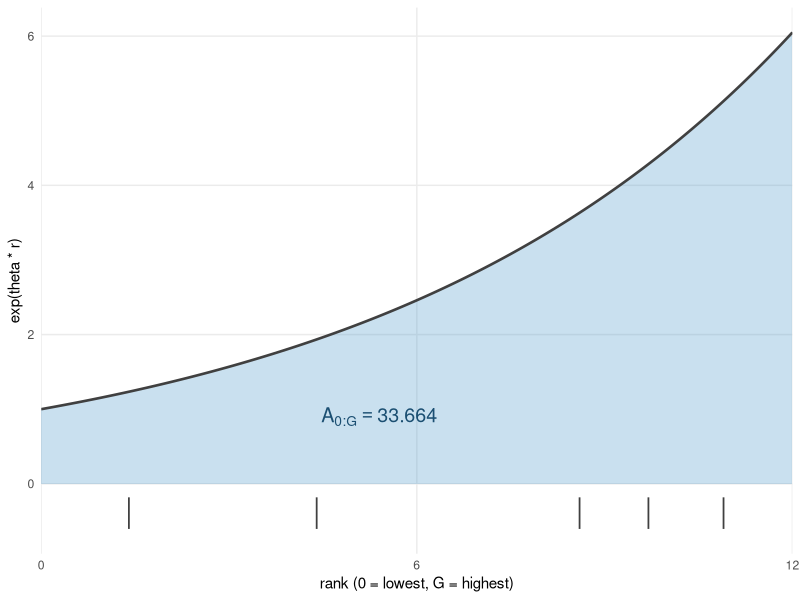
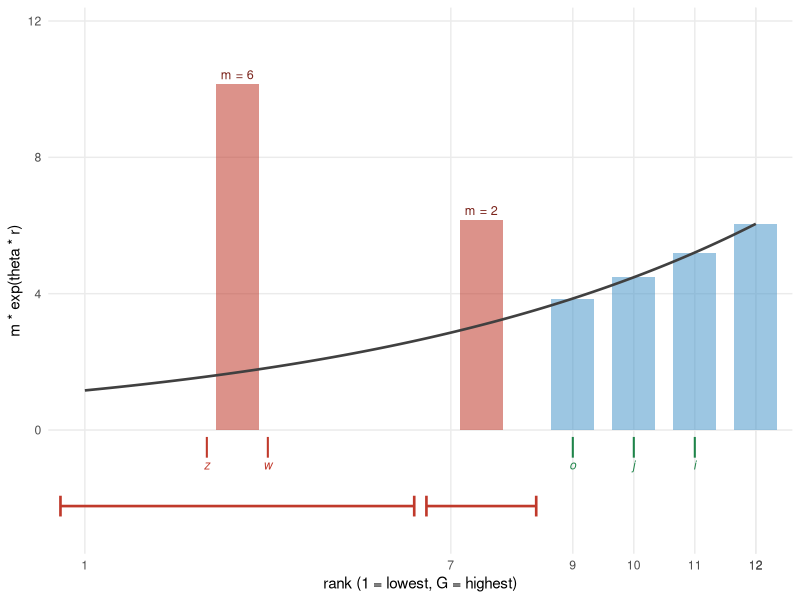

Reproduce these figures in R, in order.
## ---- chunk 1
knitr::opts_chunk$set(
  collapse = TRUE,
  comment = "#>",
  fig.width = 8,
  fig.height = 4
)
options(width = 120)
library(ggplot2)
## ---- chunk 2
demo_theta <- 0.15
demo_G <- 12L
demo_lo <- 1L
demo_hi <- 6L
demo_m <- demo_hi - demo_lo + 1L
demo_mid <- (demo_lo + demo_hi) / 2

# Continuous positions on [0, G], then the same genes on the integer slots.
demo_cont <- c(z = 1.4, w = 4.4, o = 8.6, j = 9.7, i = 10.9)
demo_disc_exact <- c(o = 9L, j = 10L, i = 11L)
demo_disc_tied  <- c(z = 3L, w = 4L)

demo_top <- exp(demo_theta * demo_G)
tick_lo <- -demo_top * 0.10
tick_hi <- -demo_top * 0.03
lab_y <- -demo_top * 0.21
area_0G <- (exp(demo_theta * demo_G) - 1) / demo_theta

tilt_mass <- function(r, theta = demo_theta, G = demo_G) exp(theta * r)

tilt_Z <- function(theta = demo_theta, G = demo_G) {
  if (abs(theta) < 1e-10) {
    G
  } else {
    exp(theta) * (1 - exp(theta * G)) / (1 - exp(theta))
  }
}

area_Z <- tilt_Z()
area_block <- sum(tilt_mass(demo_lo:demo_hi))

# The gene universe by observed count: many genes share the lowest count, fewer
# share the next one, and the top of the ranking resolves into single slots.
# Occupancy sums to G, placing z, w in [1, 6] and o, j, i at 9, 10, 11.
demo_counts <- 0:5
demo_occ <- c(6L, 2L, 1L, 1L, 1L, 1L)
demo_block_hi <- cumsum(demo_occ)
demo_block_lo <- demo_block_hi - demo_occ + 1L
demo_block_mid <- (demo_block_lo + demo_block_hi) / 2

universe_picture <- function() {
  df <- data.frame(
    count = demo_counts,
    m = demo_occ,
    lo = demo_block_lo,
    hi = demo_block_hi,
    mid = demo_block_mid
  )
  df$y <- df$m * tilt_mass(df$mid)
  df$fill <- ifelse(df$m > 1, "#C0392B", "#4C97CB")
  df$label <- ifelse(df$m > 1, sprintf("m = %d", df$m), "")
  curve <- data.frame(x = seq(1, demo_G, length.out = 400))
  curve$y <- tilt_mass(curve$x)
  top <- max(df$y)
  tick_hi <- -top * 0.02
  tick_lo <- -top * 0.08
  brace_y <- -top * 0.22
  cap <- top * 0.03
  ties <- df[df$m > 1, ]
  caps <- data.frame(
    x = c(ties$lo - 0.4, ties$hi + 0.4),
    y = brace_y - cap,
    yend = brace_y + cap
  )
  # The five signature genes: o, j, i resolved, z and w inside the bottom tie.
  genes <- data.frame(
    x = c(unname(demo_disc_exact), unname(demo_disc_tied)),
    label = c(names(demo_disc_exact), names(demo_disc_tied)),
    colour = c(rep("#1E8449", length(demo_disc_exact)),
               rep("#C0392B", length(demo_disc_tied)))
  )

  ggplot(df, aes(mid, y, fill = fill)) +
    geom_col(width = 0.7, colour = NA, alpha = 0.55, show.legend = FALSE) +
    geom_text(aes(label = label), vjust = -0.5, size = 3.2, colour = "#7B241C") +
    geom_segment(
      data = ties,
      aes(x = lo - 0.4, xend = hi + 0.4, y = brace_y, yend = brace_y),
      colour = "#C0392B", linewidth = 0.9, inherit.aes = FALSE
    ) +
    geom_segment(
      data = caps,
      aes(x = x, xend = x, y = y, yend = yend),
      colour = "#C0392B", linewidth = 0.9, inherit.aes = FALSE
    ) +
    geom_segment(
      data = genes,
      aes(x = x, xend = x, y = tick_lo, yend = tick_hi, colour = colour),
      linewidth = 0.7, inherit.aes = FALSE
    ) +
    geom_text(
      data = genes,
      aes(x = x, y = tick_lo, label = label, colour = colour),
      vjust = 1.3, size = 3.1, fontface = "italic", inherit.aes = FALSE
    ) +
    scale_colour_identity() +
    geom_line(data = curve, aes(x, y), inherit.aes = FALSE,
              colour = "grey25", linewidth = 0.9) +
    scale_fill_identity() +
    scale_x_continuous(limits = c(0.4, demo_G + 0.6), expand = c(0, 0),
                       breaks = c(demo_block_lo, demo_G)) +
    coord_cartesian(ylim = c(brace_y * 1.3, max(df$y) * 1.15), clip = "off") +
    labs(x = "rank (1 = lowest, G = highest)",
         y = "m * exp(theta * r)") +
    theme_minimal() +
    theme(panel.grid.minor = element_blank())
}

cont_picture <- function(shade_all = TRUE, genes = unname(demo_cont)) {
  grid <- seq(0, demo_G, length.out = 400)
  curve <- data.frame(x = grid, y = tilt_mass(grid))
  p <- ggplot(curve, aes(x, y))
  if (shade_all) p <- p + geom_area(fill = "#4C97CB", alpha = 0.30)
  p <- p + geom_line(linewidth = 0.9, colour = "grey25")
  if (length(genes)) {
    g <- data.frame(x = genes)
    p <- p + geom_segment(
      data = g,
      aes(x = x, xend = x, y = tick_lo, yend = tick_hi),
      colour = "grey25", linewidth = 0.6, inherit.aes = FALSE
    )
  }
  p +
    scale_x_continuous(limits = c(0, demo_G), expand = c(0, 0),
                       breaks = c(0, demo_G / 2, demo_G)) +
    labs(x = "rank (0 = lowest, G = highest)",
         y = "exp(theta * r)") +
    theme_minimal() +
    theme(panel.grid.minor = element_blank())
}

disc_picture <- function(mode = c("sum"),
                         genes_exact = unname(demo_disc_exact),
                         show_tied_ticks = TRUE) {
  mode <- match.arg(mode)
  slots <- seq_len(demo_G)
  mass <- tilt_mass(slots)
  bars <- data.frame(x = slots, y = mass, fill = "#4C97CB")
  if (mode == "sum") {
    bars$fill <- ifelse(slots >= demo_lo & slots <= demo_hi, "#C0392B", "#4C97CB")
  }
  p <- ggplot(bars, aes(x, y, fill = fill)) +
    geom_col(width = 1, colour = NA, alpha = 0.55, show.legend = FALSE)
  p <- p +
    geom_line(data = data.frame(x = slots, y = mass),
              aes(x, y), inherit.aes = FALSE, colour = "grey25", linewidth = 0.9) +
    scale_fill_identity()

  g <- data.frame(
    x = c(genes_exact, if (show_tied_ticks) unname(demo_disc_tied)),
    colour = c(rep("#1E8449", length(genes_exact)),
               if (show_tied_ticks) rep("#C0392B", length(demo_disc_tied)))
  )
  if (nrow(g)) {
    disc_tick_lo <- -max(mass) * 0.12
    disc_tick_hi <- -max(mass) * 0.03
    p <- p + geom_segment(
      data = g,
      aes(x = x, xend = x, y = disc_tick_lo, yend = disc_tick_hi, colour = colour),
      linewidth = 0.6, inherit.aes = FALSE
    ) + scale_colour_identity()
  }
  p +
    scale_x_continuous(limits = c(0.5, demo_G + 0.5), expand = c(0, 0),
                       breaks = c(1, demo_lo, demo_hi, demo_G)) +
    labs(x = "rank (1 = lowest, G = highest)",
         y = "exp(theta * r)") +
    theme_minimal() +
    theme(panel.grid.minor = element_blank())
}

block_mean <- function(lo, hi, theta, G = demo_G) {
  slots <- lo:hi
  w <- tilt_mass(slots, theta, G)
  sum(slots * w) / sum(w)
}

block_sd <- function(lo, hi, theta, G = demo_G) {
  slots <- lo:hi
  w <- tilt_mass(slots, theta, G)
  p <- w / sum(w)
  mu <- sum(slots * p)
  sqrt(sum((slots - mu)^2 * p))
}
## ---- chunk 3
cont_picture() +
  annotate(
    "text",
    x = 0.45 * demo_G,
    y = tilt_mass(0.45 * demo_G) * 0.40,
    parse = TRUE,
    size = 5,
    colour = "#1B4F72",
    label = sprintf("A['0:G'] == %.3f", area_0G)
  )
## ---- chunk 4
universe_picture()
